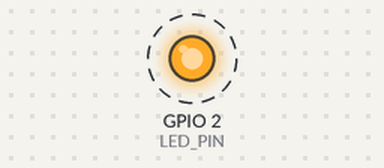
A sketch run on a simulated ESP32. Shown: output pins drawn as LEDs (lit = HIGH). Dashed ring = blinking. What the sketch prints to the serial monitor is not drawn.

Above: at 0.5 s.
Timing chart, 0 to 4.6 s (numbered marks = the images above):
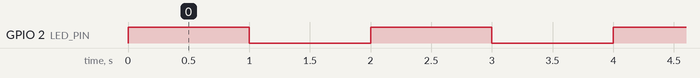

Measured:
- by itself, GPIO 2 (LED_PIN): alternates HIGH for 1.0 s and LOW for 1.0 s

The sketch:

blink_test.ino
```cpp
// ESP32 DevKit WROOM-E - Blink Test
// LED blinks slowly (1 second ON, 1 second OFF) for easy confirmation
// Built-in LED is on GPIO2 for most ESP32 DevKit boards

#define LED_PIN 2        // Built-in LED on ESP32 DevKit
#define BLINK_ON_MS  1000  // LED ON duration (ms)
#define BLINK_OFF_MS 1000  // LED OFF duration (ms)

void setup() {
  Serial.begin(115200);
  pinMode(LED_PIN, OUTPUT);
  Serial.println("ESP32 Blink Test Started - 1 second ON / 1 second OFF");
}

void loop() {
  digitalWrite(LED_PIN, HIGH);
  Serial.println("LED ON");
  delay(BLINK_ON_MS);

  digitalWrite(LED_PIN, LOW);
  Serial.println("LED OFF");
  delay(BLINK_OFF_MS);
}
```
